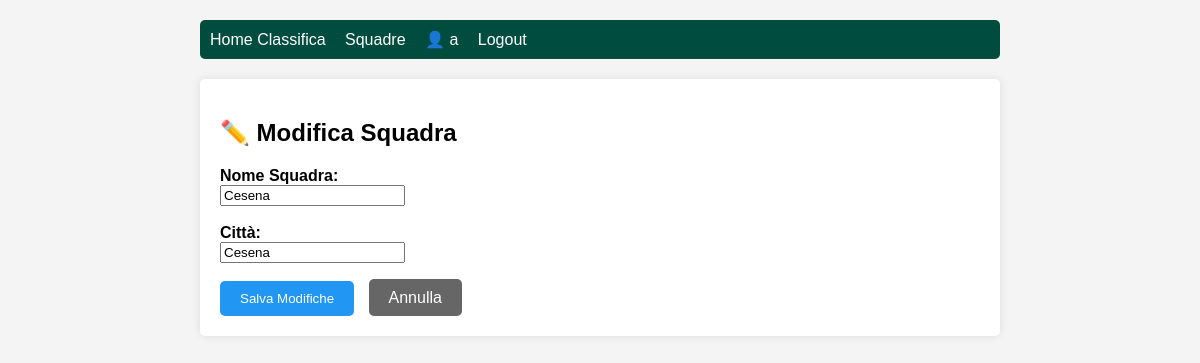
/squadre/3/modifica (signed in), run on the app's committed database.
### tables this page shows
CREATE TABLE user (
  id INTEGER PRIMARY KEY AUTOINCREMENT,
  username TEXT UNIQUE NOT NULL,
  password TEXT NOT NULL
);

CREATE TABLE team (
  id INTEGER PRIMARY KEY AUTOINCREMENT,
  name TEXT NOT NULL,
  city TEXT NOT NULL,
  created_by INTEGER NOT NULL,
  campionato_id INTEGER NOT NULL,
  FOREIGN KEY (created_by) REFERENCES user (id),
  FOREIGN KEY (campionato_id) REFERENCES campionato (id),
  UNIQUE(name, campionato_id)
);

### app/blueprints/main.py (the view)
@bp.route('/squadre/<int:team_id>/modifica', methods=('GET', 'POST'))
def edit_team(team_id):
    if g.user is None:
        return redirect(url_for('auth.login'))
    team = team_repository.get_team_by_id(team_id)
    if team is None:
        flash("Squadra non trovata!")
        return redirect(url_for('main.teams'))
    if team['created_by'] != g.user['id']:
        flash("Non puoi modificare una squadra creata da un altro utente!")
        return redirect(url_for('main.teams'))
    if request.method == 'POST':
        name = request.form['name']
        city = request.form['city']
        team_repository.update_team(team_id, name, city)
        flash("Squadra modificata con successo!")
        return redirect(url_for('main.teams'))
    return render_template('edit_team.html', team=team)

### app/blueprints/auth.py (called while the page is built)
@bp.before_app_request
def load_logged_in_user():
    user_id = session.get('user_id')
    g.user = user_repository.get_user_by_id(user_id) if user_id else None

### app/db.py (called while the page is built)
def get_db():
    if 'db' not in g:
        g.db = sqlite3.connect(current_app.config['DATABASE'])
        g.db.row_factory = sqlite3.Row
    return g.db

### app/repositories/team_repository.py (called while the page is built)
def get_team_by_id(team_id):
    return get_db().execute('SELECT * FROM team WHERE id = ?', (team_id,)).fetchone()

### app/repositories/user_repository.py (called while the page is built)
def get_user_by_id(user_id):
    return get_db().execute('SELECT * FROM user WHERE id = ?', (user_id,)).fetchone()

### app/templates/edit_team.html
{% extends 'base.html' %}
{% block content %}
    <h2>✏️ Modifica Squadra</h2>
    <form method="post">
        <label><strong>Nome Squadra:</strong></label><br>
        <input type="text" name="name" value="{{ team['name'] }}" required><br><br>
        <label><strong>Città:</strong></label><br>
        <input type="text" name="city" value="{{ team['city'] }}" required><br><br>
        <button type="submit" style="padding: 10px 20px; background-color: #2196F3; color: white; border: none; border-radius: 5px; cursor: pointer;">Salva Modifiche</button>
        <a href="{{ url_for('main.teams') }}" style="padding: 10px 20px; background-color: #666; color: white; text-decoration: none; border-radius: 5px; margin-left: 10px;">Annulla</a>
    </form>
{% endblock %}

### app/templates/base.html (shortened to what this page needs)
<!doctype html>
<html lang="it">
<head>
</head>
<body>
    <nav>
        <a href="{{ url_for('main.index') }}">Home Classifica</a>
        <a href="{{ url_for('main.teams') }}">Squadre</a>
        {% if g.user %}
            <span>👤 {{ g.user['username'] }}</span>
            <a href="{{ url_for('auth.logout') }}">Logout</a>
        {% else %}
            <a href="{{ url_for('auth.login') }}">Login</a>
            <a href="{{ url_for('auth.register') }}">Registrati</a>
        {% endif %}
    </nav>
    <div class="container">
        {% block content %}{% endblock %}
    </div>
</body>
</html>

### app/templates/base.html (style rules this page uses)
body { font-family: sans-serif; max-width: 800px; margin: 0 auto; padding: 20px; background: #f4f4f4; }
nav { background: #004d40; padding: 10px; border-radius: 5px; margin-bottom: 20px; }
nav a, nav span { color: white; text-decoration: none; margin-right: 15px; }
.container { background: white; padding: 20px; border-radius: 5px; box-shadow: 0 0 10px rgba(0,0,0,0.1); }

### data on the page
user: user.username "a"
team: name "Cesena", city "Cesena"
